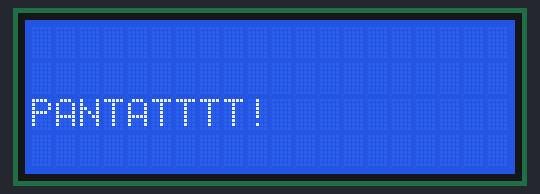
Simulated run of this sketch. Board: Arduino Uno, built with avr-gcc and run on an emulated ATmega328P. On the bench: 20×4 character LCD.

Above: at 0.23 s.
At 0.86 s:
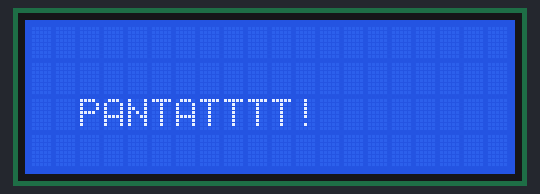
At 1.8 s:
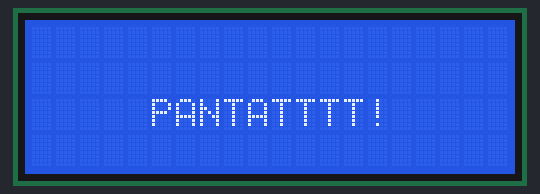
At 3.68 s:
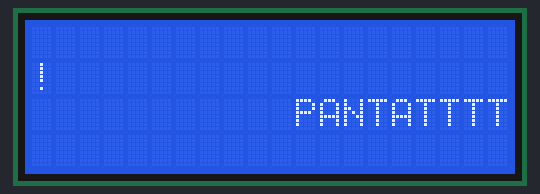
At 5.24 s:
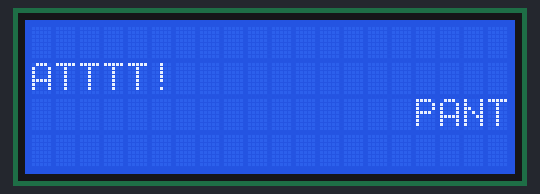
At 7.12 s:
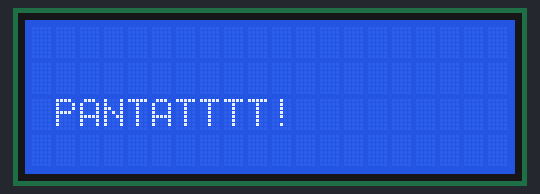

Measured:
- by itself, everything shown: repeats every 6.6 s, in 21 steps

The sketch:

HAHAHA.ino
```cpp
#include <Wire.h>
#include <LiquidCrystal_I2C.h>

// Set LCD address to 0x27 (or 0x3F if needed)
LiquidCrystal_I2C lcd(0x27, 20, 4);

void setup() {
  Wire.begin();
  lcd.begin();
  lcd.backlight();
  lcd.clear();
}

void loop() {
  String text = "PANTATTTT!";
  int length = text.length();

  for (int pos = 0; pos <= 20; pos++) { // Move from left to right
    lcd.clear();

    lcd.setCursor(pos, 2); // Print in 1st row
    lcd.print(text);

    delay(300);
  }
   // Pause before restarting
}
```
